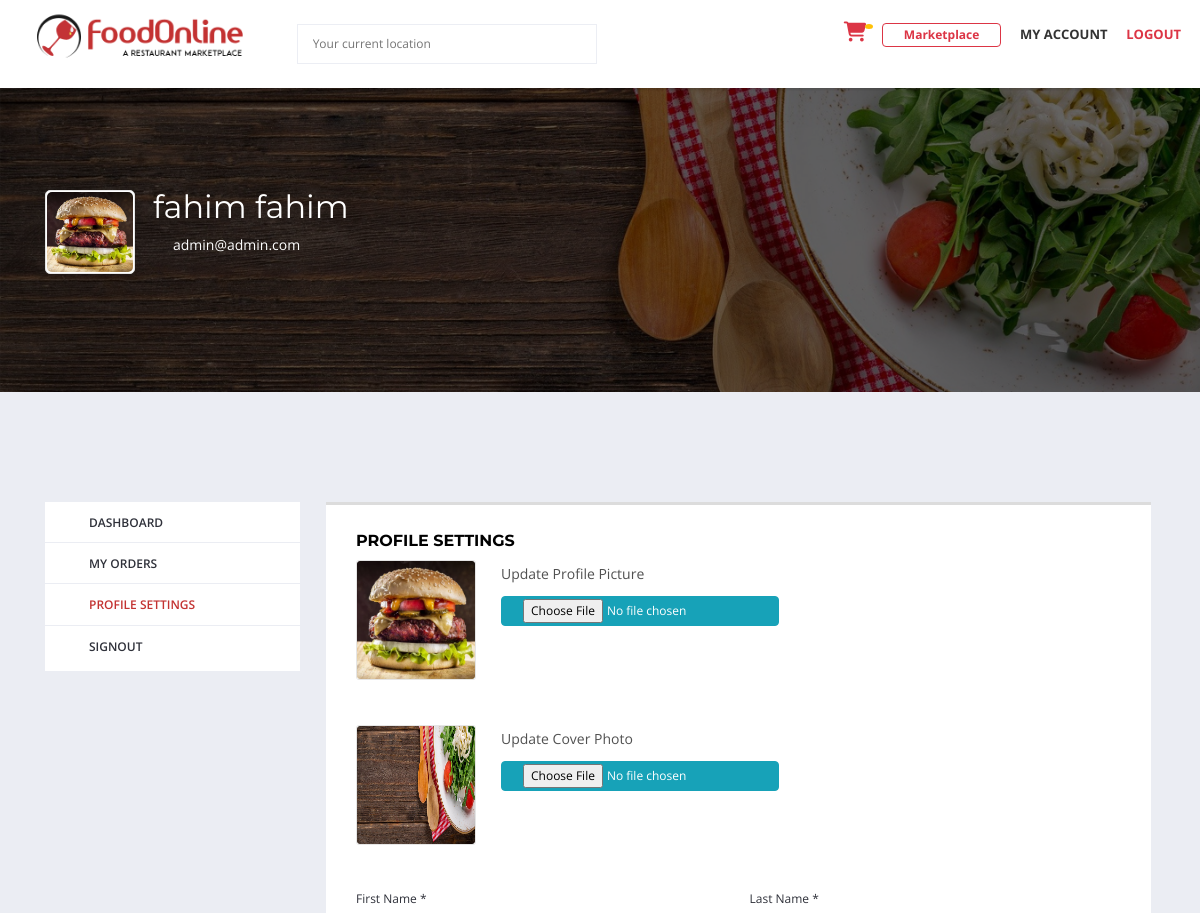
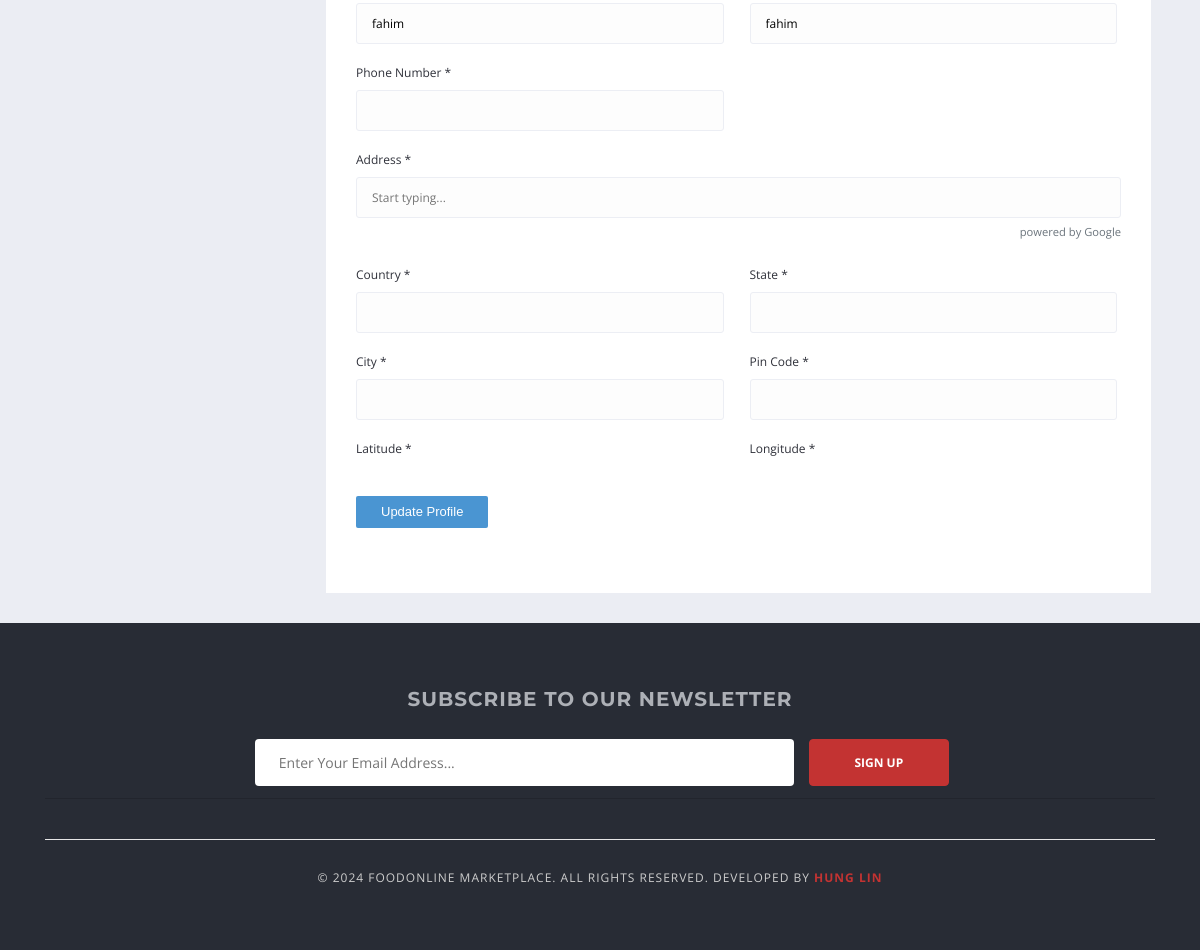
The page /customer/profile/ (signed in) on the database its author committed (2 pictures, top to bottom).
### accounts/models.py (models this page shows, shortened)
class User(AbstractBaseUser):
    VENDOR = 1
    CUSTOMER = 2
    ROLE_CHOICE = (
        (VENDOR, "Vendor"),
        (CUSTOMER, "Customer"),
    )
    first_name = models.CharField(max_length=50)
    last_name = models.CharField(max_length=50)
    username = models.CharField(max_length=50, unique=True)
    email = models.EmailField(max_length=100, unique=True)
    phone_number = models.CharField(max_length=50, blank=True)
    role = models.PositiveSmallIntegerField(choices=ROLE_CHOICE, blank=True, null=True)
    date_joined = models.DateTimeField(auto_now_add=True)
    last_login = models.DateTimeField(auto_now_add=True)
    created_date = models.DateTimeField(auto_now_add=True,null=True)
    modified_date = models.DateTimeField(auto_now=True)
    is_admin = models.BooleanField(default=False)
    is_staff = models.BooleanField(default=False)
    is_active = models.BooleanField(default=False)
    is_superadmin = models.BooleanField(default=False)
    USERNAME_FIELD = 'email'
    REQUIRED_FIELDS = ['username', 'first_name', 'last_name']
    objects = UserManager()

class UserProfile(models.Model):
    user = models.OneToOneField(User, on_delete=models.CASCADE, blank=True, null=True)
    profile_picture = models.ImageField(upload_to="users/profile_pictures", blank=True, null=True)
    cover_photo = models.ImageField(upload_to="users/cover_photos", blank=True, null=True)
    address = models.CharField(max_length=250, blank=True, null=True)
    country = models.CharField(max_length=15, blank=True, null=True)
    state = models.CharField(max_length=15, blank=True, null=True)
    city = models.CharField(max_length=15, blank=True, null=True)
    pin_code = models.CharField(max_length=6, blank=True, null=True)
    created_at = models.DateTimeField(auto_now_add=True,null=True)
    modified_at = models.DateTimeField(auto_now=True)

### customers/views.py (the view)
# urls.py: path("profile/", views.cprofile, name="cprofile"),
@login_required(login_url="login")
def cprofile(request):
    profile = get_object_or_404(UserProfile, user=request.user)
    if request.method == "POST":
        profile_form = UserProfileForm(request.POST, request.FILES, instance=profile)
        user_form = UserInfoForm(request.POST, instance=request.user)
        if profile_form.is_valid() and user_form.is_valid():
            profile_form.save()
            user_form.save()
            messages.success(request, "Profile Updated")
            return redirect("accounts:customers:cprofile")
        else:
            print(profile_form.errors)
            print(user_form.errors)
    else:
        user_form = UserInfoForm(instance=request.user)
        profile_form = UserProfileForm(instance=profile)
    context = {
        "user_form": user_form,
        "profile_form": profile_form,
        "profile": profile,
    }
    return render(request, "customers/cprofile.html", context)

### accounts/forms.py
class UserInfoForm(forms.ModelForm):
    class Meta:
        model = User
        fields = ["first_name", "last_name", "phone_number"]

class UserProfileForm(forms.ModelForm):
    address = forms.CharField(widget=forms.TextInput(attrs={"placeholder": "Start typing...", "required": "required"}))
    profile_picture = forms.FileField(
        widget=forms.FileInput(attrs={"class": "btn btn-info"}),
        validators=[allow_only_images_validator],
    )
    cover_photo = forms.ImageField(widget=forms.FileInput(attrs={"class": "btn btn-info"}))
    class Meta:
        model = UserProfile
        fields = ["profile_picture", "cover_photo",
                  "address",
                  "country", "state",
                  "city", "pin_code",
                  ]

### accounts/context_processors.py (called while the page is built)
def get_vendor(request):
    try:
        vendor = Vendor.objects.get(user=request.user)
    except:
        vendor = None
    return dict(vendor=vendor)

def get_user_profile(request):
    try:
        user_profile = UserProfile.objects.get(user=request.user)
    except:
        user_profile = None
    return dict(user_profile=user_profile)

### templates/customers/cprofile.html (shortened to what this page needs)
{% extends "base.html" %}
{% load static %}
{% block content %}
<div class="main-section">
  {% include "customers/cover.html" %}
  <div class="page-section account-header buyer-logged-in">
    <div class="container">
      <div class="row">
        <div class="col-lg-3 col-md-3 col-sm-12 col-xs-12">
           {% include "includes/c_sidebar.html" %}
        </div>
        <div class="col-lg-9 col-md-9 col-sm-12 col-xs-12">
          <div class="user-dashboard loader-holder">
            <div class="user-holder">
              <h5 class="text-uppercase">Profile Settings</h5>
              <form action="{% url 'accounts:customers:cprofile' %}" method="POST" enctype="multipart/form-data">
                <div class="form-fields-set">
                  <ul>
                    <li>
                      <div class="row">
                        <div class="col-lg-12 col-md-12 col-sm-12 col-xs-12">
                          <div class="restaurant-info">
                            <div class="img-holder">
                              <ul class="foodbakery-gallery-holder">
                                <li class="gal-img">
                                  <div class="drag-list">
                                    <div class="item-thumb">
                                      {% if profile.profile_picture %}
                                      <img class="thumbnail" src="{{profile.profile_picture.url}}" alt="Logo">
                                      {% else %}
                                      <img class="thumbnail" src="{% static 'images/default-profile.png' %}" alt="Logo">
                                      {% endif %}
                                    </div>
                                  </div>
                                </li>
                              </ul>
                            </div>
                            <div class="text-holder">
                              <label>Update Profile Picture</label>
                              <div class="upload-gallery">
                                {{profile_form.profile_picture}}
                              </div>
                            </div>
                          </div>
                        </div>
                        <div class="col-lg-12 col-md-12 col-sm-12 col-xs-12">
                          <div class="restaurant-info">
                            <div class="img-holder">
                              <ul class="foodbakery-gallery-holder">
                                <li class="gal-img">
                                  <div class="drag-list">
                                    <div class="item-thumb">
                                      {% if profile.cover_photo %}
                                      <img class="thumbnail" src="{{profile.cover_photo.url}}" alt="Cover Photo">
                                      {% else %}
                                      <img class="thumbnail" src="{% static 'images/default-cover.png' %}" alt="Cover Photo">
                                      {% endif %}
                                    </div>
                                  </div>
                                </li>
                              </ul>
                            </div>
                            <div class="text-holder">
                              <label>Update Cover Photo</label>
                              <div class="upload-gallery">
                                {{profile_form.cover_photo}}
                              </div>
                            </div>
                          </div>
                        </div>
                        <div class="col-lg-6 col-md-6 col-sm-12 col-xs-12">
                          <div class="field-holder">
                            <label>First Name *</label>
                            {{user_form.first_name}}
                          </div>
                        </div>
                        <div class="col-lg-6 col-md-6 col-sm-12 col-xs-12">
                          <div class="field-holder">
                            <label>Last Name *</label>
                            {{user_form.last_name}}
                          </div>
                        </div>
                        <div class="col-lg-6 col-md-6 col-sm-12 col-xs-12">
                          <div class="field-holder">
                            <label>Phone Number *</label>
                            {{user_form.phone_number}}
                          </div>
                        </div>
                        <div class="col-lg-12 col-md-12 col-sm-12 col-xs-12">
                          <div class="field-holder">
                            <label>Address *</label>
                            {{profile_form.address}}
                            <small class="text-muted float-right">powered by Google</small>
                          </div>
                        </div>
                        <div class="col-lg-6 col-md-6 col-sm-12 col-xs-12">
                          <div class="field-holder">
                            <label>Country *</label>
                            {{profile_form.country}}
                          </div>
                        </div>
                        <div class="col-lg-6 col-md-6 col-sm-12 col-xs-12">
                          <div class="field-holder">
                            <label>State *</label>
                            {{profile_form.state}}
                          </div>
                        </div>
                        <div class="col-lg-6 col-md-6 col-sm-12 col-xs-12">
                          <div class="field-holder">
                            <label>City *</label>
                            {{profile_form.city}}
                          </div>
                        </div>
                        <div class="col-lg-6 col-md-6 col-sm-12 col-xs-12">
                          <div class="field-holder">
                            <label>Pin Code *</label>
                            {{profile_form.pin_code}}
                          </div>
                        </div>
                        <div class="col-lg-6 col-md-6 col-sm-12 col-xs-12">
                          <div class="field-holder">
                            <label>Latitude *</label>
                          </div>
                        </div>
                        <div class="col-lg-6 col-md-6 col-sm-12 col-xs-12">
                          <div class="field-holder">
                            <label>Longitude *</label>
                          </div>
                        </div>
                      </div>
                    </li>
                  </ul>
                  <div>
                    <div class="field-holder">
                      <div class="payment-holder input-button-loader">
                        <input type="submit" value="Update Profile">
                      </div>
                    </div>
                  </div>
                </div>
              </form>
            </div>
          </div>
        </div>
      </div>
    </div>
  </div>
</div>
{% endblock %}

### templates/customers/cover.html (shortened to what this page needs)
{% load static %}
<div
  class="page-section restaurant-detail-image-section"
  style="
    background: url({% if user_profile.cover_photo %}{{ user_profile.cover_photo.url }} {% else %} {% static 'images/default-cover.PNG' %} {% endif %}) no-repeat scroll
      0 0 / cover;
  "
>
  <div class="container">
    <div class="row">
      <div class="col-lg-12 col-md-12 col-sm-12 col-xs-12">
        <div class="company-info-detail">
          <div class="company-info">
            <div class="img-holder">
              <figure>
                {% if user_profile.profile_picture %}
                  <img src="{{ user_profile.profile_picture.url }}" alt="" />
                {% else %}
                  <img src="{% static 'images/default-profile.png' %}" alt="" />
                {% endif %}
              </figure>
            </div>
            <div class="text-holder">
              <span class="restaurant-title">{{ user.first_name }} {{ user.last_name }}</span>
              <div class="text">
                <i class="icon-phone"></i>
                <i class="icon-envelope"></i>
                <p>{{ user.email }}</p>
              </div>
            </div>
          </div>
        </div>
      </div>
    </div>
  </div>
</div>

### static/css/custom.css (style rules this page uses)
.btn { padding: 2px 1.75em; font-size: 12px; cursor: pointer; }

### templates/base.html (style rules this page uses)
body, .main-section p, .mce-content-body p { font: Normal 14px/24px "Open Sans", sans-serif; letter-spacing: 0px; text-transform: none; color: #515151 !important; }

### rows shown on the page
User: first_name "fahim", last_name "fahim", email "admin@admin.com"
